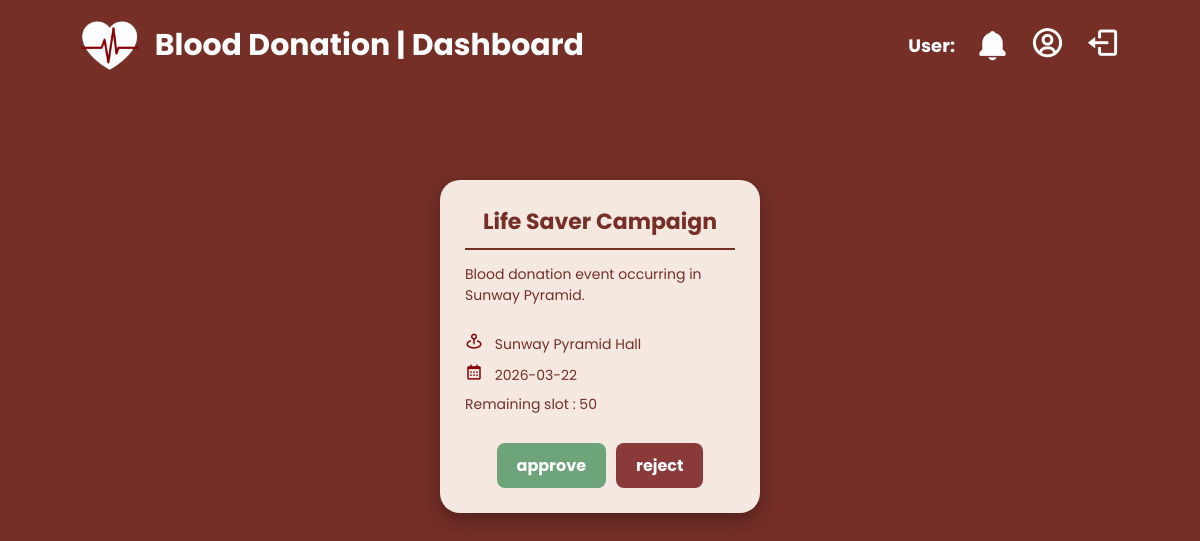
The page /admin_approval on the database its author committed.
### tables this page shows
CREATE TABLE DonationEvent (
    eventID VARCHAR(20) NOT NULL,
    eventName VARCHAR(100) NOT NULL,
    eventDate DATE NOT NULL,
    eventLocation VARCHAR(20) NOT NULL,
    description VARCHAR(50) NOT NULL,
    userID VARCHAR(20) NOT NULL, -- Links to EventOrganiser 
    availableSlots INT NOT NULL,
    status VARCHAR(15) NOT NULL, -- Pending, Approved, Rejected 
    PRIMARY KEY (eventID),
    FOREIGN KEY (userID) REFERENCES EventOrganiser(userID)
);

### app.py (the view)
@app.route("/admin_approval")
def admin_approval():
    conn = sqlite3.connect("database.db")
    conn.row_factory = sqlite3.Row
    cur = conn.cursor()
    cur.execute("SELECT * FROM DonationEvent WHERE status='Pending'")
    events = cur.fetchall()
    conn.close()
    return render_template(
        "admin_approval.html",
        events=events
    )

### templates/admin_approval.html (shortened to what this page needs)
<!DOCTYPE html>
<html lang="en">
<head>
    <link href='https://unpkg.com/boxicons@2.1.4/css/boxicons.min.css' rel='stylesheet'>
</head>
<body>
    <div class="navbar">
        <div class="navbar-header">
            <img src="/static/logo-heart.png" class="logo-img">
            <a href="{{ url_for('admin_dashboard') }}">Blood Donation | Dashboard</a>
        </div>
        <div class="right-nav">
            <h1>User: {{ session['username'] }}</h1>
            <i class='bx bxs-bell' onclick="toggleNotif()"></i>
            <a href="#"><i class='bx bx-user-circle' style="color:white"></i></a>
            <a href="{{ url_for('login') }}"><i class='bx bx-log-out' style="color:white"></i></a>
        </div>
    </div>
    <div class="main-content">
        <div class="event-container">
            {% for event in events %}
            <div class="event-card">
                <div class="card-top">
                    <h2>{{ event.eventName }}</h2>
                    <div class="line"></div>
                    <p class="desc">{{ event.description }}</p>
                </div>
                <div class="card-middle">
                    <p><i class='bx bx-map-pin'></i> {{ event.eventLocation }}</p>
                    <p><i class='bx bx-calendar'></i> {{ event.eventDate }}</p>
                    <p>Remaining slot : {{ event.availableSlots }}</p>
                </div>
                <div class="action-btns">
                    <a href="{{ url_for('update_status', eventID=event.eventID, action='approve') }}" class="btn-approve">approve</a>
                    <a href="{{ url_for('update_status', eventID=event.eventID, action='reject') }}" class="btn-reject">reject</a>
                </div>
            </div>
            {% endfor %}
        </div>
    </div>
</body>
</html>

### templates/admin_approval.html (style rules this page uses)
* { box-sizing: border-box; font-family: 'Poppins', sans-serif; }
body { margin: 0; background-color: #752f27; scroll-behavior: smooth; }
.navbar { position: fixed; top: 0; width: 100%; height: 90px; background: #752f27; display: flex; justify-content: space-between; align-items: center; padding: 0 80px; z-index: 1000; }
.navbar-header { display: flex; align-items: center; gap: 15px; }
.logo-img { height: 50px; }
.navbar-header a { color: white; font-size: 30px; text-decoration: none; font-weight: 700; }
.right-nav { display: flex; align-items: center; gap: 20px; }
.right-nav h1 { font-size: 18px; color: white; margin: 0; }
.right-nav i { font-size: 35px; cursor: pointer; color: white; transition: 0.3s; }
.main-content { margin-top: 130px; padding: 50px; }
.event-container { display: flex; flex-wrap: wrap; gap: 30px; justify-content: center; }
.event-card { background: #f4e8e1; width: 320px; border-radius: 20px; padding: 25px; display: flex; flex-direction: column; justify-content: space-between; box-shadow: 0 8px 20px rgba(0,0,0,0.3); }
.event-card h2 { color: #752f27; text-align: center; margin: 0; font-size: 22px; }
.line { border-bottom: 2px solid #752f27; margin: 10px 0; }
.desc { color: #752f27; font-size: 14px; margin-bottom: 15px; min-height: 45px; }
.card-middle p { font-size: 14px; color: #752f27; margin: 8px 0; }
.card-middle i { color: #880105; margin-right: 8px; font-size: 18px; }
.action-btns { display: flex; gap: 10px; justify-content: center; margin-top: 20px; }
.btn-approve, .btn-reject { text-decoration: none; padding: 10px 20px; border-radius: 8px; font-weight: 700; color: white; transition: 0.3s; }
.btn-approve { background-color: #6ea47a; }
.btn-reject { background-color: #8b3a3a; }

### rows shown on the page
DonationEvent: eventName "Life Saver Campaign", description "Blood donation event occurring in Sunway Pyramid.", eventLocation "Sunway Pyramid Hall", eventDate "2026-03-22", availableSlots "50"
